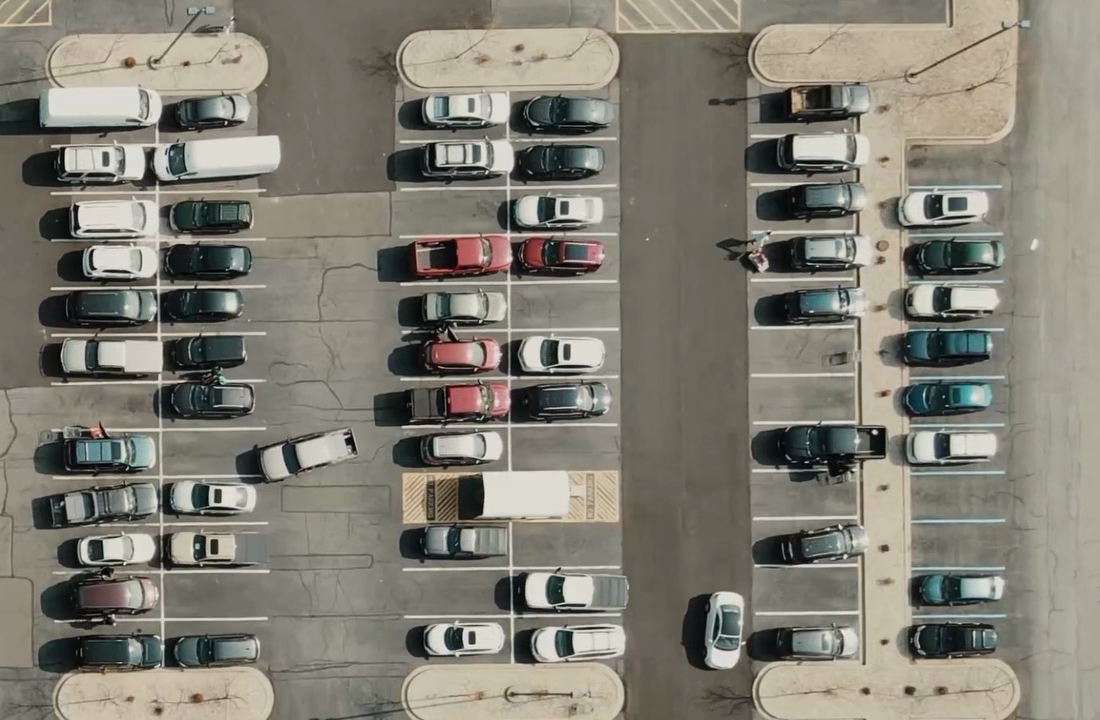
#> input picture carParkImg.png, 1100 x 720 px, given in place of the camera
$ python main_cam.py
#> lines starting #> are read from the running program, lines starting #| are printed output that depends on the picture; after the words box and inside, x2 and y2 are one past the last pixel; in counts of white or black regions, pixels touching at a corner belong together
import cv2
import cvzone
import pickle
import numpy as np
import firebase_admin
from firebase_admin import credentials
from firebase_admin import db

width = 200
height = 110
cap = cv2.VideoCapture(1)

cred = credentials.Certificate("Private_Key.json")
firebase_admin.initialize_app(cred, {
    'databaseURL': 'https://parcar-dd9d9-default-rtdb.asia-southeast1.firebasedatabase.app/'
})

try:
    with open('TestingPos', 'rb') as f:
        posList = pickle.load(f)
except:
    posList = []

prev_SpaceCounter = None

def checking_parking_space(imgPro):
    global prev_SpaceCounter
    SpaceCounter = 0
    slot_status_mapping = {}  # Dictionary to store slot occupancy status

    for i, pos in enumerate(posList):
        x,y = pos
        slot_number = i + 1
        imgcrop = imgPro[y:y+height, x:x+width]
        count = cv2.countNonZero(imgcrop)
        cvzone.putTextRect(img, str(count), (x,y+height-3), scale=1.1, thickness=2, offset=0)
        cvzone.putTextRect(img, str(slot_number), (x,y+height-30), scale=4, thickness=3, offset=0, colorR=(255, 0, 0))  # Draw slot number
        if count < 1000:
            colour = (0, 255, 0)
            thickness = 5
            SpaceCounter += 1
            slot_status_mapping[slot_number] = 0  # Slot is empty

        else:
            colour = (0, 0, 255)
            thickness = 2
            slot_status_mapping[slot_number] = 1  # Slot is occupied

        cv2.rectangle(img, pos, (pos[0] + width, pos[1] + height), colour, thickness)

    cvzone.putTextRect(img, f'Free: {SpaceCounter}/{len(posList)}', (100, 50), scale=3, thickness=5, offset=20)

    if prev_SpaceCounter != SpaceCounter:
        db.reference('/parking_status_cam').update({
            'slot_status_mapping': slot_status_mapping,
            'Empty_Spaces': SpaceCounter,
            'total_slots': len(posList)
        })
        prev_SpaceCounter = SpaceCounter


    return slot_status_mapping

while True:

    success, img = cap.read()
#> img is the input picture: shape (720, 1100, 3); mean B, G, R 116, 126.7, 129.8
    imgGray = cv2.cvtColor(img, cv2.COLOR_BGR2GRAY)
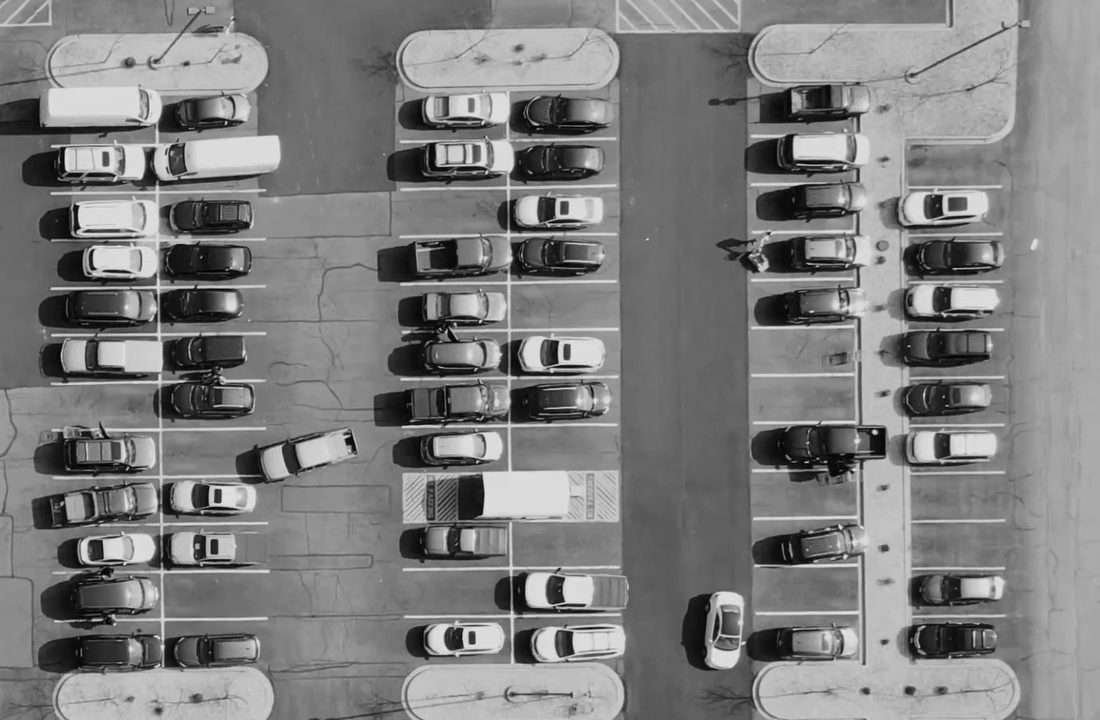
#> imgGray: shape (720, 1100); min 0, max 232, mean 126.4
    imgBlur = cv2.GaussianBlur(imgGray, (3,3), 1)
    imgThreshold = cv2.adaptiveThreshold(imgBlur, 255, cv2.ADAPTIVE_THRESH_GAUSSIAN_C,
                                         cv2.THRESH_BINARY_INV, 25, 16)
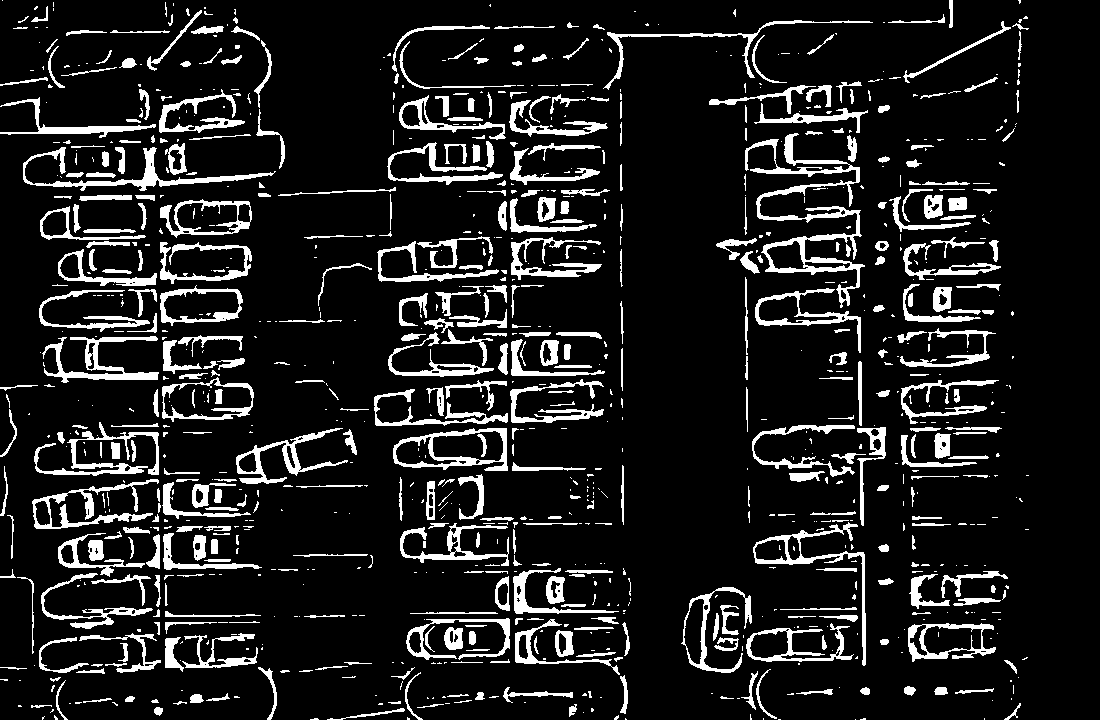
#> imgThreshold: shape (720, 1100); 11.9% white; 1006 white regions (565 under 20 px), largest, box (x1, y1, x2, y2) and area: (745, 133, 865, 308) 3900, (23, 147, 276, 191) 1800, (42, 336, 159, 383) 1619
    imgMedian = cv2.medianBlur(imgThreshold, 5)
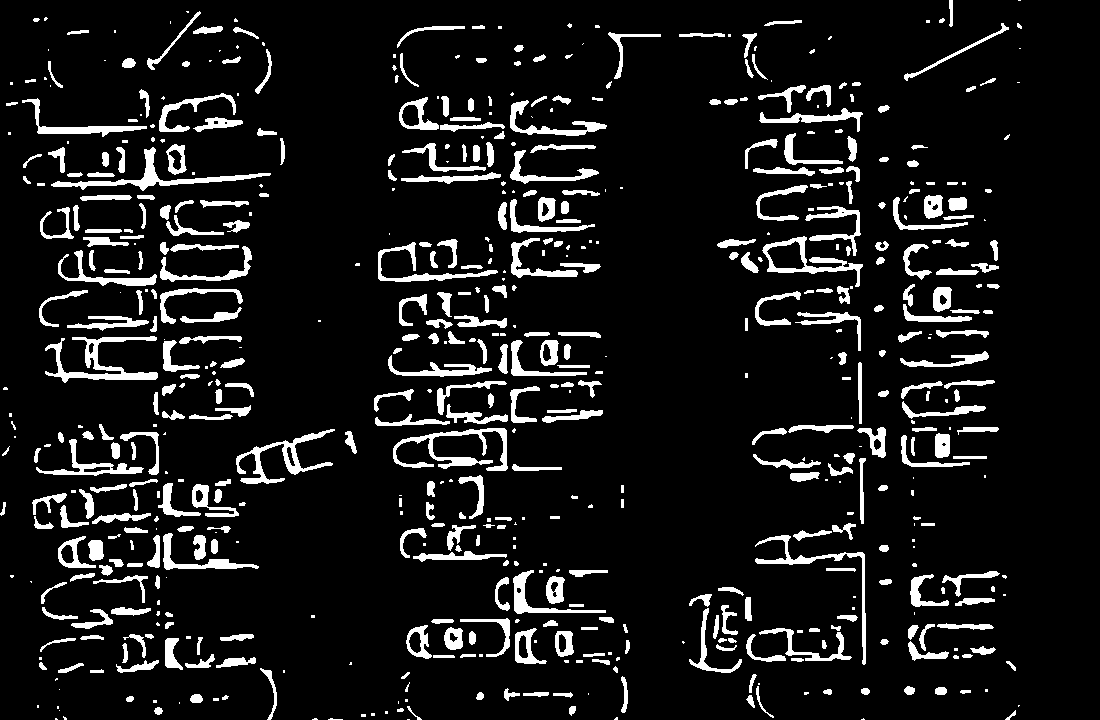
#> imgMedian: shape (720, 1100); 9.7% white; 627 white regions (200 under 20 px), largest, box (x1, y1, x2, y2) and area: (45, 336, 158, 383) 1591, (393, 428, 508, 471) 1487, (51, 147, 271, 191) 1418
    kernel = np.ones((3, 3), np.uint8)
    imgDilate = cv2.dilate(imgMedian, kernel, iterations=1)
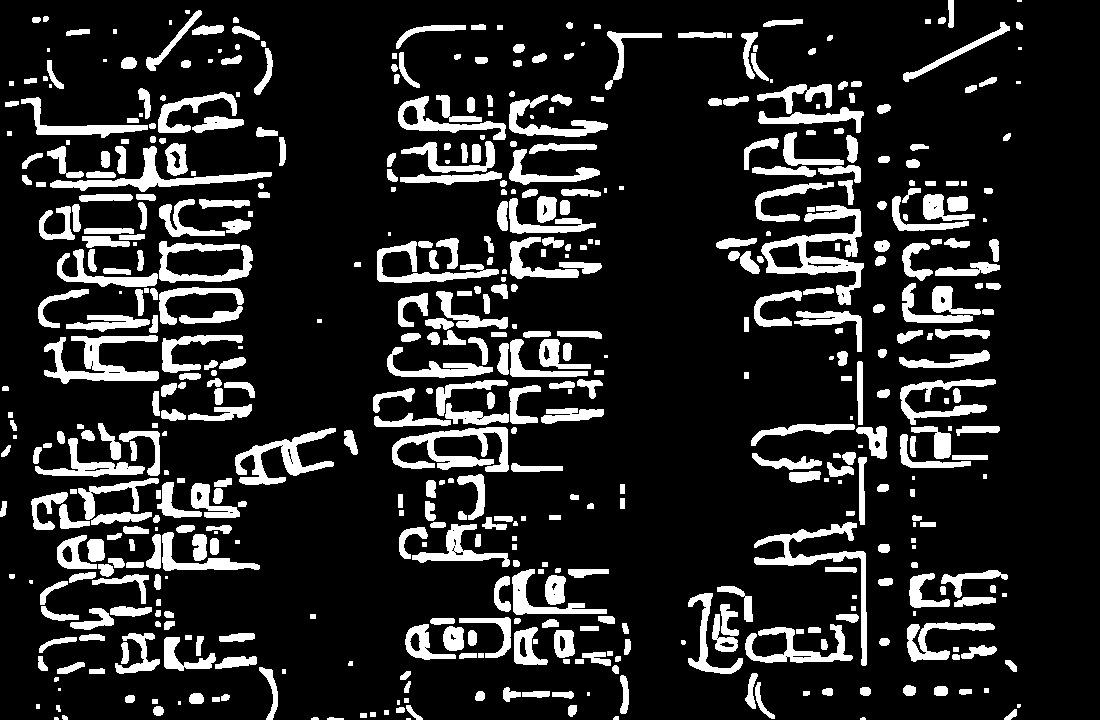
#> imgDilate: shape (720, 1100); 15.6% white; 536 white regions (44 under 20 px), largest, box (x1, y1, x2, y2) and area: (761, 205, 864, 305) 3093, (44, 335, 159, 384) 2330, (392, 427, 509, 472) 2291

    slot_status_mapping = checking_parking_space(imgDilate)
#> after the loop in checking_parking_space, `for i, pos in enumerate(posList):`: SpaceCounter = 0; slot_status_mapping = 0 items
#> in checking_parking_space, `cvzone.putTextRect(img, f'Free: {SpaceCounter}/{len(posList)}', (100, ..`:
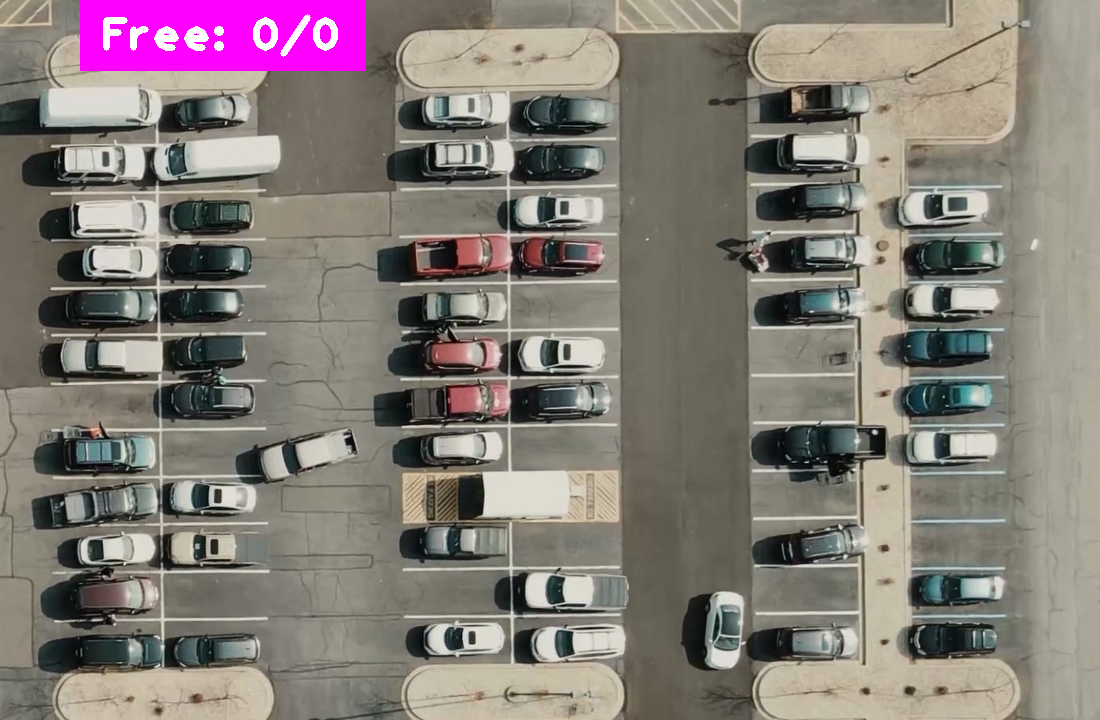
#> img: shape (720, 1100, 3); 2.56% of pixels changed, all inside (x1, y1, x2, y2) = (80, 0, 366, 71)
#> in checking_parking_space, `prev_SpaceCounter = SpaceCounter`: prev_SpaceCounter = 0
#> slot_status_mapping = 0 items

    cv2.imshow("frames", img)
    cv2.imshow("imgDilate", imgDilate)
    key = cv2.waitKey(1) & 0xFF
#> (key q is pressed here)
    if key == ord('q') or key == ord('Q'):  # Break the loop if 'Q' or 'q' is pressed
        break

cap.release()
cv2.destroyAllWindows()
